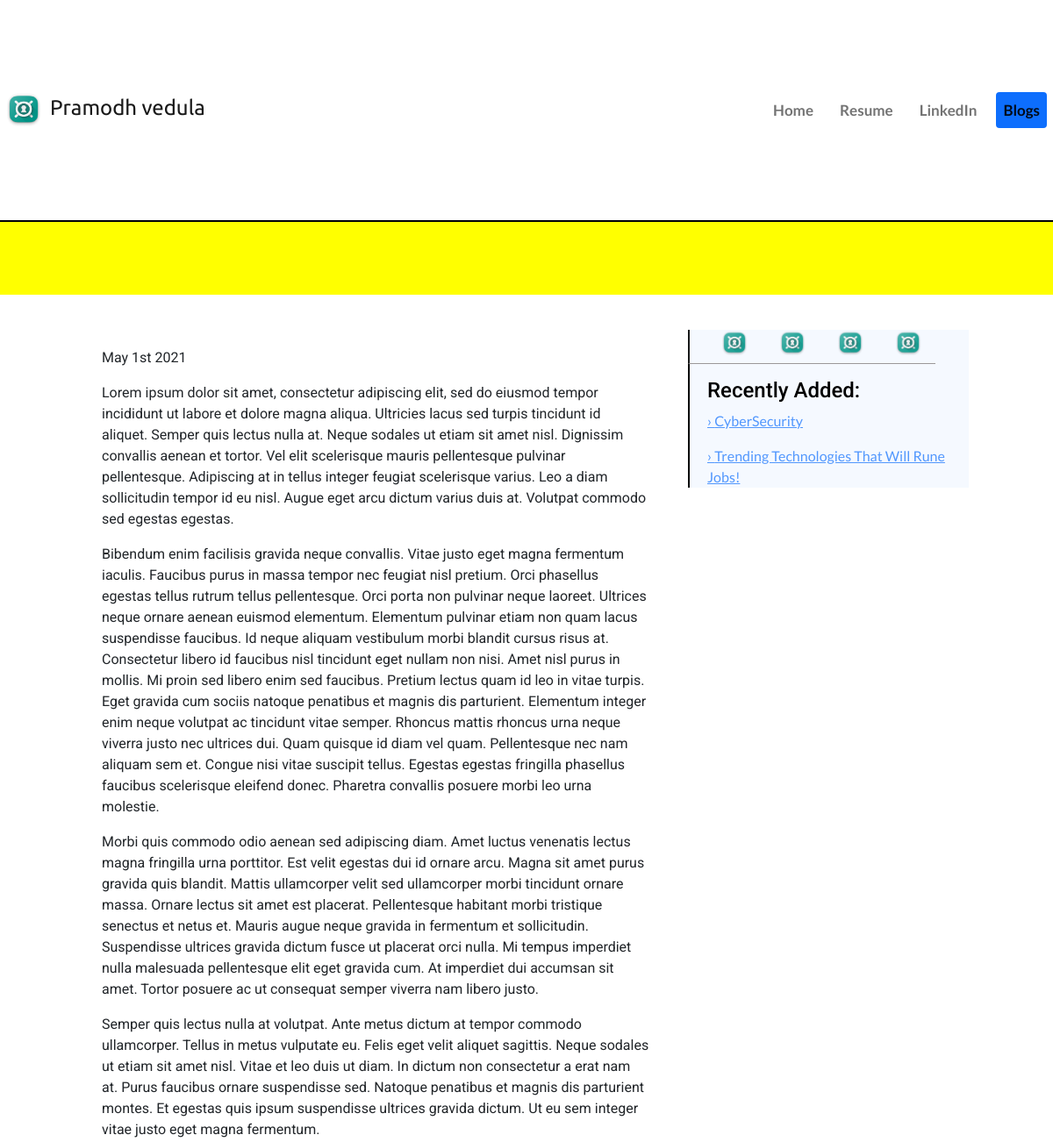
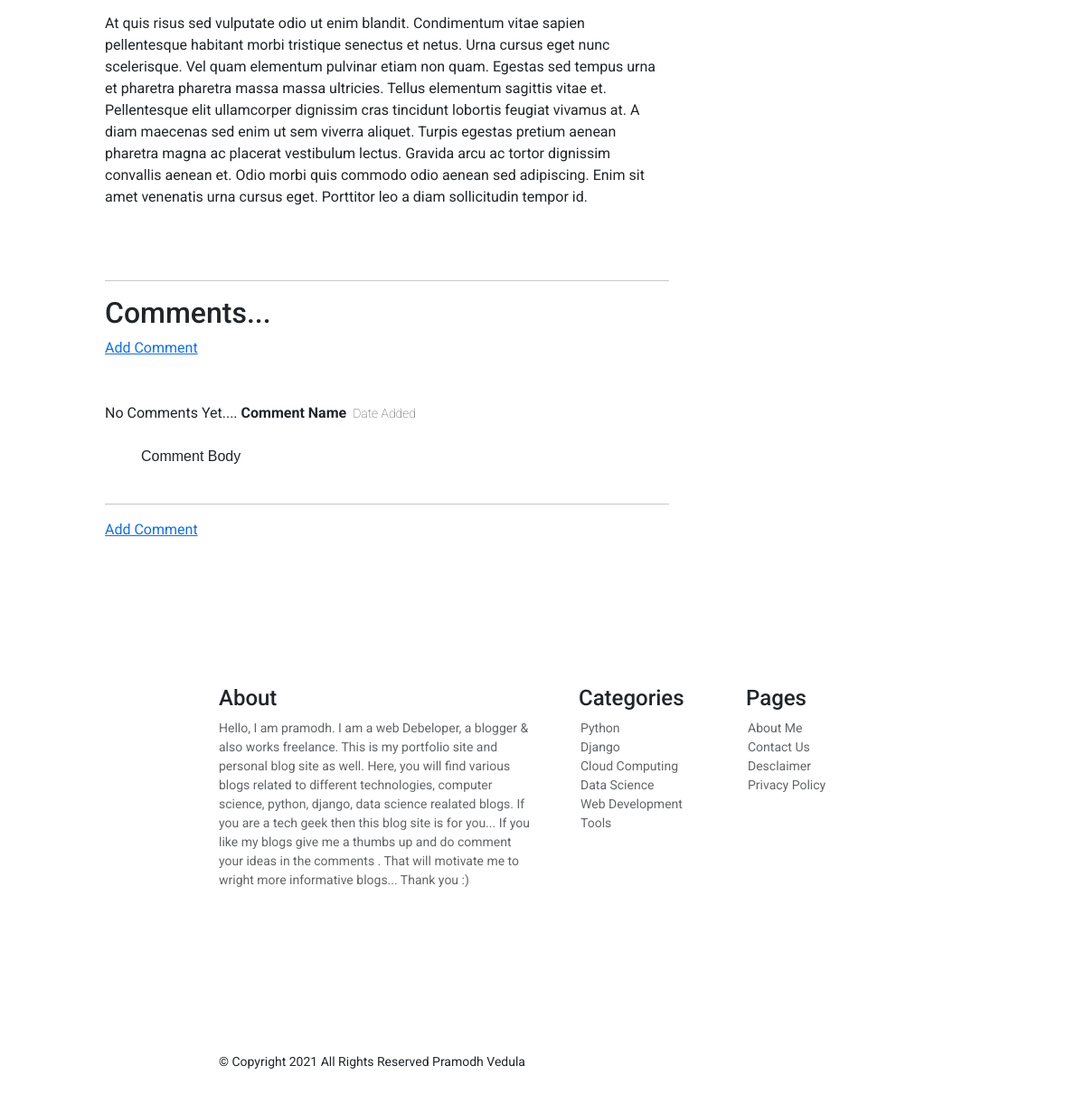
Page /2/ on the committed database (2 pictures, top to bottom).
### blog_app/models.py (models this page shows, shortened)
class Blog(models.Model):
    category_choices = (
      ('Python','Python'),
      ('Django','Django'),
      ('Web_Development','Web_Development'),
      ('Data_Science','Data_Science'),
      ('Machine_Learning','Machine_Learning'),
      ('Cloud_Computing','Cloud_Computing'),
      ('Cyber_Security','Cyber_Security'),
      ('Tools','Tools'),
      ('Other','Other'),
   )
    title = models.CharField(max_length=200, unique=True)
    category = models.CharField(choices=category_choices, max_length=255)
    date = models.DateTimeField(auto_now_add=True)
    description = RichTextUploadingField(blank=True, null=True)

### blog_app/views.py (the view)
# urls.py: path('<int:pk>/', views.detail, name='detail'),
def detail(request, pk):
   blog = get_object_or_404(Blog, pk=pk)
   blogs = Blog.objects.order_by('-date')
   data = {
      'blog':blog,
      'blogs':blogs,
   }
   return render(request, 'blog/detail.html', data)

### blog_app/templates/blog/detail.html
{% extends 'blog/base.html' %}
{% block content %}
{% load static %}
<div class="container-fluid" id="blog_title">
   <h1>{{ blog.title }}</h1>
</div>
<div id="content">
   <div class="row">
      <div class="col-8" id="id_col8">
         <div class="container-fluid">
            <div id="inner">
               <div id="blog">
                  <p id="date">{{ blog.date|date:'F jS Y'}}</p>
                  <p id="description">
                     {% autoescape off %}
                     {{ blog.description | safe }}
                     {% endautoescape %}
                  </p>
                  <br><br><hr>
                  <h2>Comments...</h2>
                  <div id="add_c"><a href="#">Add Comment</a>
                  </div>
                  <br><br>
                  <div class="comments">
                     <span>No Comments Yet....</span>
                           <span style="font-weight: bold;margin-right: 2px;">Comment Name</span><span style="font-weight: lighter; opacity: 80%; font-size: 14px; margin-left: 5px;">Date Added</span>
                           <br><br>
                           <span style="margin:40px; font-family:sans-serif;">Comment Body</span> <br><br><hr>
                        <div id="add_c"><a href="#">Add Comment</a>
                        </div>
                  </div>
               </div>
            </div>
         </div>
      </div>
      <div class="col-4" id="id_col3">
         {% include 'blog/includes/sidebar.html' %}
      </div>
   </div>
   </div>
{% endblock %}

### blog_app/templates/blog/includes/sidebar.html
{% load static %}
<div id="sidebar" >
   <div id="sticky">
      <div id="sidebar-social" style="display: inline-block">
         <div>
            <a href="#" target="_blank">
               <img src="{% static 'blog/logo.png' %}" alt="github">
            </a>
         </div>
         <div>
            <a href="#" target="_blank">
               <img src="{% static 'blog/logo.png' %}" alt="hackerrank" >
            </a>
         </div>
         <div>
            <a href="#" target="_blank">
               <img src="{% static 'blog/logo.png' %}" alt="instagram" >
            </a>
         </div>
         <div>
            <a href="#" target="_blank">
               <img src="{% static 'blog/logo.png' %}" alt="linkedin">
            </a>
         </div>
      </div>
      <div id="sidebar-blogs">
         <h4>Recently Added:</h4>
         <div>
            {% for blog in blogs %}
               <a href="{% url 'blog:detail' blog.id %}">
                  <p>&rsaquo; {{blog.title}}<p>
               </a>
            {% endfor %}
         </div>
      </div>
   </div>
</div>

### blog_app/static/blog/style.css (style rules this page uses)
* { margin: 0; padding: 0; }
html { scroll-behavior: smooth; }
body { font-family: 'Roboto', sans-serif; background-color: #FFFFFF; }
.container-fluid { padding: 0; }
#content { padding: 40px 8vw ; }
#blog_title { z-index: 8; background-color: yellow; text-align: center; text-transform: capitalize; margin-top: 60px; color: rgb(17, 19, 18); font-weight: 1000; }
#sidebar { padding: 0 ; height: 20vh; }
#sticky { background: #f5f9ff; color: #000; width: 100%; font-size:16px; margin: 0; }
#sidebar #sticky #sidebar-social { text-align: center; opacity: 90%; border-bottom: 1px solid rgb(146, 142, 142); padding-bottom:1vh; }
#sidebar #sticky #sidebar-social div { display: inline-block; padding: 0 16px; }
#sidebar #sticky #sidebar-social div a img { height: 30px; width: 30px; }
#sidebar #sticky #sidebar-blogs { padding-top: 16px ; }
#sidebar #sticky #sidebar-blogs div { font-family: 'Lato'; opacity: 70%; }
#sidebar-social, #sidebar-blogs { border-left: 2px solid black; padding-left:20px; }
#blog { padding: 20px!important; }
img { max-width: 100%; }
@media screen and (min-width: 950px) { #blog_title ,.container-fluid #head { font-size: 55px; line-height: 2em; padding: 110px 200px; } }

### rows in the picture
Blog: date "May 1st 2021", description "Lorem ipsum dolor sit amet, consectetur adipiscing elit, sed do eiusmod tempor incididunt ut labore et dolore magna aliqua. Ultricies lacus sed turpis tincidunt id aliquet. Semper quis lectus nulla at. Neque sodales ut etiam sit amet nisl. Dignissim convallis aenean et tortor. Vel elit scelerisque mauris pellentesque pulvinar pellentesque. Adipiscing at in tellus integer feugiat scelerisque varius. Leo a diam sollicitudin tempor id eu nisl. Augue eget arcu dictum varius duis at. Volutpat commodo sed egestas egestas. Bibendum enim facilisis gravida neque convallis. Vitae justo eget magna fermentum iaculis. Faucibus purus in massa tempor nec feugiat nisl pretium. Orci phasellus egestas tellus…", title "CyberSecurity"
Blog: title "Trending Technologies That Will Rune Jobs!"
